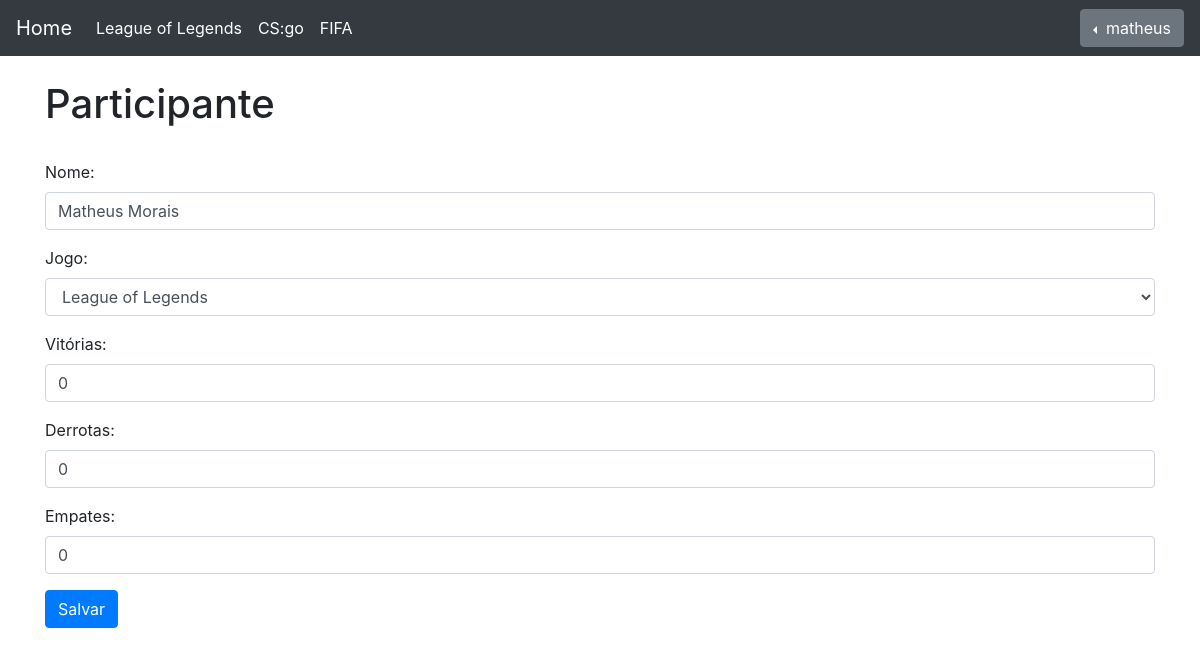
Page /participantes/editar-participante/5/ (signed in) on the committed database.
### participante/models.py (models this page shows, shortened)
class Participante(models.Model):
    JOGO_CHOICES = (
        ('LOL', 'League of Legends'),
        ('FIFA', 'FIFA'),
        ('CSGO', 'CS:GO'),
    )
    nome = models.CharField(max_length=200, verbose_name='Nome')
    jogo = models.CharField(verbose_name='Jogo', max_length=4, choices=JOGO_CHOICES)
    vitoria = models.IntegerField(verbose_name='Vitorias', default=0)
    derrota = models.IntegerField(verbose_name='Derrotas', default=0)
    empate = models.IntegerField(verbose_name='Empates', default=0)

### participante/views.py (the view)
# urls.py: url('^editar-participante/(?P<id>[0-9]+)/$', views.editar_participante, name='editar-participante'),
@login_required
def editar_participante(request, id):
    participante = get_object_or_404(Participante, id=id)
    if request.method == 'POST':
        form = ParticipanteForms(request.POST, instance=participante)
        if form.is_valid():
            form.save()
            if participante.jogo == 'LOL':
                return redirect('participantes:lista-participantes-partidas-LOL')
            elif participante.jogo == 'FIFA':
                return redirect('participantes:lista-participantes-partidas-FIFA')
            elif participante.jogo == 'CSGO':
                return redirect('participantes:lista-participantes-partidas-CSGO')
    else:
        form = ParticipanteForms(instance=participante)
        return render(request, 'participantes/novo_participante.html', {'form': form})

### participante/forms.py
class ParticipanteForms(forms.ModelForm):
    class Meta:
        model = Participante
        fields = '__all__'

### participante/templates/participantes/novo_participante.html (shortened to what this page needs)
{% extends "base.html" %}
{% load widget_tweaks %}
    {% block body %}
    <h1>Participante</h1>
    <br/>
        <form class="" action="" method="post">
            <div class="form-group">
                <label for="{{ form.nome.id_for_label }}">Nome:</label>
                {{ form.nome|add_class:"form-control" }}
            </div>
            <div class="form-group">
                <label for="{{ form.jogo.id_for_label }}">Jogo:</label>
                {{ form.jogo|add_class:"form-control" }}
            </div>
            <div class="form-group">
                <label for="{{ form.vitoria.id_for_label }}">Vitórias:</label>
                {{ form.vitoria|add_class:"form-control" }}
            </div>
            <div class="form-group">
                <label for="{{ form.derrota.id_for_label }}">Derrotas:</label>
                {{ form.derrota|add_class:"form-control" }}
            </div>
            <div class="form-group">
                <label for="{{ form.empate.id_for_label }}">Empates:</label>
                {{ form.empate|add_class:"form-control" }}
            </div>
            <div class="form-group">
                <button type="submit" class = "btn btn-primary" >Salvar</button>
            </div>
        </form>
    {% endblock body %}

### main/templates/base.html (shortened to what this page needs)
{% load staticfiles %}
<!doctype html>
<html lang="pt">
  <head>
    <link href="{% static "css/bootstrap.min.css" %}" rel="stylesheet">
    <link href="{% static "css/starter-template.css" %}" rel="stylesheet">
  </head>
  <body>
    <nav class="navbar navbar-expand-md navbar-dark bg-dark fixed-top">
      <a class="navbar-brand" href="/">Home</a>
      <div class="collapse navbar-collapse" id="navbarsExampleDefault">
        <ul class="navbar-nav mr-auto">
          <li class="nav-item active">
            <a class="nav-link" href="{% url 'participantes:lista-participantes-partidas-LOL' %}">League of Legends <span class="sr-only">(current)</span></a>
          </li>
          <li class="nav-item active">
            <a class="nav-link" href="{% url 'participantes:lista-participantes-partidas-CSGO' %}">CS:go <span class="sr-only">(current)</span></a>
          </li>
          <li class="nav-item active">
            <a class="nav-link" href="{% url 'participantes:lista-participantes-partidas-FIFA' %}">FIFA <span class="sr-only">(current)</span></a>
          </li>
        </ul>
      </div>
      <div class="btn-group dropleft">
        <button type="button" class="btn btn-secondary dropdown-toggle" data-toggle="dropdown" aria-haspopup="true" aria-expanded="false">
          {% if user.is_authenticated %}{{user.get_full_name|default:user.username}}{% endif %}
        </button>
      </div>
    </nav>
    <div  class="container">
      {% block body %}
      {% endblock body %}
    </div>
  </body>
</html>

### main/static/css/starter-template.css (style rules this page uses)
body { padding-top: 5rem; }

### rows in the picture
Participante: nome "Matheus Morais", jogo "League of Legends", vitoria "0", derrota "0", empate "0"

### other values in the picture
{{ user.get_full_name|default:user.username }} "matheus"
